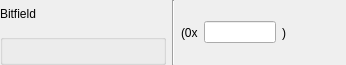
<?xml version="1.0" encoding="UTF-8"?>
<ui version="4.0">
 <class>BitfieldFieldWidget</class>
 <widget class="QWidget" name="BitfieldFieldWidget">
  <property name="geometry">
   <rect>
    <x>0</x>
    <y>0</y>
    <width>346</width>
    <height>65</height>
   </rect>
  </property>
  <property name="windowTitle">
   <string>Bitfield Field</string>
  </property>
  <layout class="QHBoxLayout" name="horizontalLayout_2" stretch="1,0,1">
   <property name="leftMargin">
    <number>0</number>
   </property>
   <property name="topMargin">
    <number>0</number>
   </property>
   <property name="rightMargin">
    <number>0</number>
   </property>
   <property name="bottomMargin">
    <number>0</number>
   </property>
   <item>
    <widget class="QWidget" name="m_valueWidget" native="true">
     <layout class="QVBoxLayout" name="verticalLayout">
      <property name="leftMargin">
       <number>0</number>
      </property>
      <property name="topMargin">
       <number>0</number>
      </property>
      <property name="rightMargin">
       <number>0</number>
      </property>
      <property name="bottomMargin">
       <number>0</number>
      </property>
      <item>
       <layout class="QHBoxLayout" name="horizontalLayout_3">
        <item>
         <widget class="QLabel" name="m_nameLabel">
          <property name="text">
           <string>Bitfield</string>
          </property>
         </widget>
        </item>
        <item>
         <spacer name="horizontalSpacer">
          <property name="orientation">
           <enum>Qt::Horizontal</enum>
          </property>
          <property name="sizeHint" stdset="0">
           <size>
            <width>40</width>
            <height>20</height>
           </size>
          </property>
         </spacer>
        </item>
       </layout>
      </item>
      <item>
       <widget class="QGroupBox" name="m_membersGroupBox">
        <property name="title">
         <string/>
        </property>
        <layout class="QVBoxLayout" name="m_membersLayout"/>
       </widget>
      </item>
     </layout>
    </widget>
   </item>
   <item>
    <widget class="Line" name="m_sepLine">
     <property name="orientation">
      <enum>Qt::Vertical</enum>
     </property>
    </widget>
   </item>
   <item>
    <widget class="QWidget" name="m_serValueWidget" native="true">
     <layout class="QHBoxLayout" name="horizontalLayout">
      <property name="leftMargin">
       <number>0</number>
      </property>
      <property name="topMargin">
       <number>0</number>
      </property>
      <property name="rightMargin">
       <number>0</number>
      </property>
      <property name="bottomMargin">
       <number>0</number>
      </property>
      <item>
       <widget class="QLabel" name="m_serFrontLabel">
        <property name="text">
         <string>(0x</string>
        </property>
       </widget>
      </item>
      <item>
       <widget class="QLineEdit" name="m_serValueLineEdit"/>
      </item>
      <item>
       <widget class="QLabel" name="m_serBackLabel">
        <property name="text">
         <string>)</string>
        </property>
       </widget>
      </item>
      <item>
       <spacer name="horizontalSpacer_2">
        <property name="orientation">
         <enum>Qt::Horizontal</enum>
        </property>
        <property name="sizeHint" stdset="0">
         <size>
          <width>95</width>
          <height>22</height>
         </size>
        </property>
       </spacer>
      </item>
     </layout>
    </widget>
   </item>
  </layout>
 </widget>
 <resources/>
 <connections/>
</ui>
